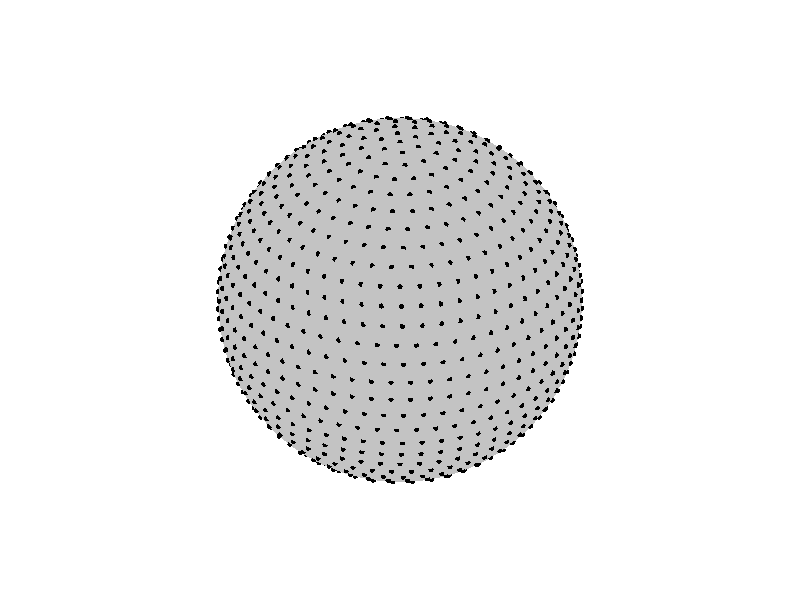

This chart was generated by the following MATLAB code:
clearvars; clc; close all;

%times = zeros(1,100);
% Generate points«
%for for_loop_of_time = 1:100
    %start = clock;
    % --- Parameters ---
    R = 5;          % Sphere radius
    k = 29;         % Number of intervals in latitude (adjust for resolution)
    delta = pi/k;   % Angular spacing in radians (180°/k)
    
    % --- Latitude and longitude ---
    theta = linspace(0, pi, k+1);   % Colatitude: 0 (north pole) to pi (south pole)
    phi_intervals = 2*k;            % Number of meridians at equator
    points = [];

    for i = 1:length(theta)
        if i == 1 || i == length(theta)
            % Poles: single point each
            x = 0;
            y = 0;
            z = R * cos(theta(i));
            points = [points; x, y, z];
        else
            % Number of points on this latitude (equal spacing in longitude)
            n_phi = round(phi_intervals * sin(theta(i))); % optional: denser near equator
            phi = linspace(0, 2*pi, n_phi+1);
            phi(end) = []; % remove duplicate at 2*pi
            for j = 1:length(phi)
                x = R * sin(theta(i)) * cos(phi(j));
                y = R * sin(theta(i)) * sin(phi(j));
                z = R * cos(theta(i));
                points = [points; x, y, z];
            end
        end
    end

%    times(for_loop_of_time) = etime(clock, start);
%end

% std(times) % 0.0055 sec
% figure;
% histogram(times);
%return
% --- Extract coordinates ---
x = points(:,1);
y = points(:,2);
z = points(:,3);

% --- Plot ---
figure;
hold on;

% Draw semi-transparent sphere
[XS, YS, ZS] = sphere(100);
surf(R*XS, R*YS, R*ZS, ...
    'FaceAlpha', 1.0, ...
    'EdgeColor', 'none', ...
    'FaceColor', [0.7647 0.7647 0.7647]);

% Plot latitude-longitude points
scatter3(x, y, z, 15, 'k', 'filled');

% Formatting for paper
axis equal
axis off
set(gca, 'Visible', 'off')
set(gcf, 'Color', 'w');          % white background
set(gca, 'Position', [0 0 1 1]); % fill figure
view(3) 
exportgraphics(gcf, 'latlon_sphere_normal.png', 'ContentType', 'vector');
hold off;

disp(size(points))
